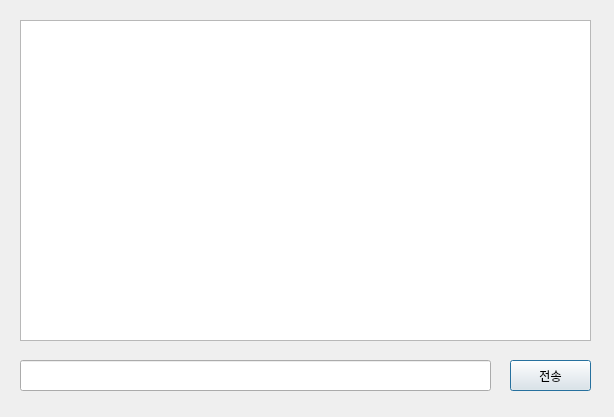
<?xml version="1.0" encoding="UTF-8"?>
<ui version="4.0">
 <class>Dialog</class>
 <widget class="QDialog" name="Dialog">
  <property name="geometry">
   <rect>
    <x>0</x>
    <y>0</y>
    <width>614</width>
    <height>417</height>
   </rect>
  </property>
  <property name="windowTitle">
   <string>Dialog</string>
  </property>
  <widget class="QPushButton" name="pb">
   <property name="geometry">
    <rect>
     <x>510</x>
     <y>360</y>
     <width>81</width>
     <height>31</height>
    </rect>
   </property>
   <property name="text">
    <string>전송</string>
   </property>
  </widget>
  <widget class="QTextEdit" name="te">
   <property name="geometry">
    <rect>
     <x>20</x>
     <y>20</y>
     <width>571</width>
     <height>321</height>
    </rect>
   </property>
   <property name="readOnly">
    <bool>true</bool>
   </property>
  </widget>
  <widget class="QLineEdit" name="le">
   <property name="geometry">
    <rect>
     <x>20</x>
     <y>360</y>
     <width>471</width>
     <height>31</height>
    </rect>
   </property>
  </widget>
 </widget>
 <resources/>
 <connections/>
</ui>
